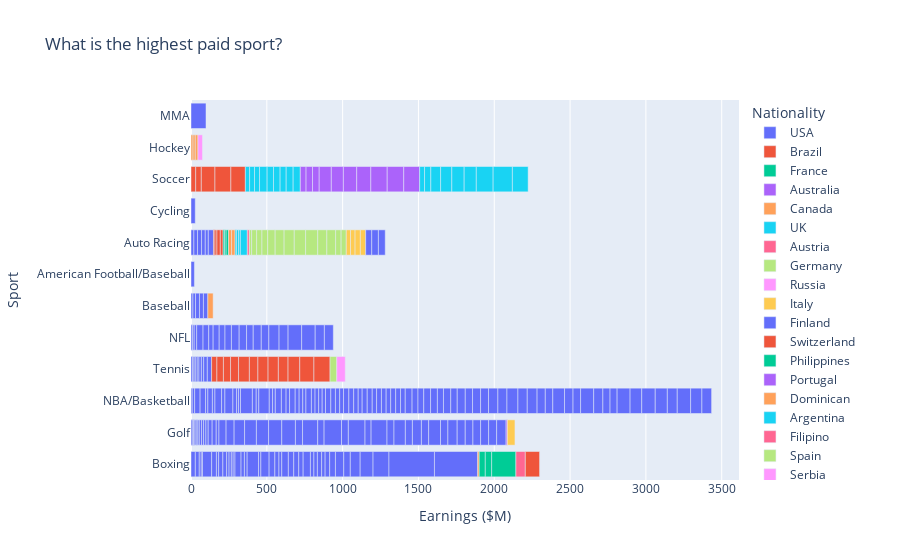

Notebook source saved alongside this figure:
### Markdown cell above
- Highest paid sport

### Code cell
fig = px.bar(df, y='Sport', x='Earnings ($M)', hover_name='Nationality', 
    color='Nationality', title='What is the highest paid sport?')
fig.show()
# NBA/Basketball accumulated the most earnings for the whole period, followed by boxing and soccer

### Figure 1 — Plotly figure (JSON) as saved in the notebook; plotly's stock layout.template omitted (floating-point values rounded to 4 significant figures; data arrays with more than 128 entries replaced by an {"elided": "..."} marker saying what was removed)
{"data": [{"alignmentgroup": "True", "hovertemplate": "<b>%{hovertext}</b><br><br>Nationality=USA<br>Earnings ($M)=%{x}<br>Sport=%{y}<extra></extra>", "hovertext": {"elided": "206 str values"}, "legendgroup": "USA", "marker": {"color": "#636efa", "pattern": {"shape": ""}}, "name": "USA", "offsetgroup": "USA", "orientation": "h", "showlegend": true, "textposition": "auto", "type": "bar", "x": {"elided": "206 float values"}, "xaxis": "x", "y": {"elided": "206 str values"}, "yaxis": "y"}, {"alignmentgroup": "True", "hovertemplate": "<b>%{hovertext}</b><br><br>Nationality=Brazil<br>Earnings ($M)=%{x}<br>Sport=%{y}<extra></extra>", "hovertext": ["Brazil", "Brazil", "Brazil", "Brazil", "Brazil", "Brazil", "Brazil", "Brazil", "Brazil"], "legendgroup": "Brazil", "marker": {"color": "#EF553B", "pattern": {"shape": ""}}, "name": "Brazil", "offsetgroup": "Brazil", "orientation": "h", "showlegend": true, "textposition": "auto", "type": "bar", "x": [10, 13, 22, 18.5, 31, 37, 90, 105, 95.5], "xaxis": "x", "y": ["Auto Racing", "Auto Racing", "Auto Racing", "Auto Racing", "Soccer", "Soccer", "Soccer", "Soccer", "Soccer"], "yaxis": "y"}, {"alignmentgroup": "True", "hovertemplate": "<b>%{hovertext}</b><br><br>Nationality=France<br>Earnings ($M)=%{x}<br>Sport=%{y}<extra></extra>", "hovertext": ["France", "France", "France"], "legendgroup": "France", "marker": {"color": "#00cc96", "pattern": {"shape": ""}}, "name": "France", "offsetgroup": "France", "orientation": "h", "showlegend": true, "textposition": "auto", "type": "bar", "x": [9, 11, 16], "xaxis": "x", "y": ["Auto Racing", "Auto Racing", "Auto Racing"], "yaxis": "y"}, {"alignmentgroup": "True", "hovertemplate": "<b>%{hovertext}</b><br><br>Nationality=Australia<br>Earnings ($M)=%{x}<br>Sport=%{y}<extra></extra>", "hovertext": ["Australia"], "legendgroup": "Australia", "marker": {"color": "#ab63fa", "pattern": {"shape": ""}}, "name": "Australia", "offsetgroup": "Australia", "orientation": "h", "showlegend": true, "textposition": "auto", "type": "bar", "x": [8.5], "xaxis": "x", "y": ["Golf"], "yaxis": "y"}, {"alignmentgroup": "True", "hovertemplate": "<b>%{hovertext}</b><br><br>Nationality=Canada<br>Earnings ($M)=%{x}<br>Sport=%{y}<extra></extra>", "hovertext": ["Canada", "Canada", "Canada", "Canada", "Canada", "Canada"], "legendgroup": "Canada", "marker": {"color": "#FFA15A", "pattern": {"shape": ""}}, "name": "Canada", "offsetgroup": "Canada", "orientation": "h", "showlegend": true, "textposition": "auto", "type": "bar", "x": [10.2, 13.5, 14.5, 17.9, 20, 23], "xaxis": "x", "y": ["Boxing", "Hockey", "Hockey", "Hockey", "Auto Racing", "Auto Racing"], "yaxis": "y"}, {"alignmentgroup": "True", "hovertemplate": "<b>%{hovertext}</b><br><br>Nationality=UK<br>Earnings ($M)=%{x}<br>Sport=%{y}<extra></extra>", "hovertext": ["UK", "UK", "UK", "UK", "UK", "UK", "UK", "UK", "UK", "UK", "UK", "UK", "UK"], "legendgroup": "UK", "marker": {"color": "#19d3f3", "pattern": {"shape": ""}}, "name": "UK", "offsetgroup": "UK", "orientation": "h", "showlegend": true, "textposition": "auto", "type": "bar", "x": [9, 14.5, 11.3, 28, 32.5, 33, 50, 42, 43.7, 40, 46, 47.2, 46], "xaxis": "x", "y": ["Auto Racing", "Auto Racing", "Auto Racing", "Soccer", "Soccer", "Soccer", "Soccer", "Soccer", "Soccer", "Soccer", "Soccer", "Soccer", "Auto Racing"], "yaxis": "y"}, {"alignmentgroup": "True", "hovertemplate": "<b>%{hovertext}</b><br><br>Nationality=Austria<br>Earnings ($M)=%{x}<br>Sport=%{y}<extra></extra>", "hovertext": ["Austria"], "legendgroup": "Austria", "marker": {"color": "#FF6692", "pattern": {"shape": ""}}, "name": "Austria", "offsetgroup": "Austria", "orientation": "h", "showlegend": true, "textposition": "auto", "type": "bar", "x": [13.5], "xaxis": "x", "y": ["Auto Racing"], "yaxis": "y"}, {"alignmentgroup": "True", "hovertemplate": "<b>%{hovertext}</b><br><br>Nationality=Germany<br>Earnings ($M)=%{x}<br>Sport=%{y}<extra></extra>", "hovertext": ["Germany", "Germany", "Germany", "Germany", "Germany", "Germany", "Germany", "Germany", "Germany", "Germany", "Germany", "Germany", "Germany"], "legendgroup": "Germany", "marker": {"color": "#B6E880", "pattern": {"shape": ""}}, "name": "Germany", "offsetgroup": "Germany", "orientation": "h", "showlegend": true, "textposition": "auto", "type": "bar", "x": [15, 33, 35, 38, 49, 59, 67, 75, 80, 60, 58, 36, 34], "xaxis": "x", "y": ["Auto Racing", "Auto Racing", "Auto Racing", "Auto Racing", "Auto Racing", "Auto Racing", "Auto Racing", "Auto Racing", "Auto Racing", "Auto Racing", "Auto Racing", "Auto Racing", "Auto Racing"], "yaxis": "y"}, {"alignmentgroup": "True", "hovertemplate": "<b>%{hovertext}</b><br><br>Nationality=Russia<br>Earnings ($M)=%{x}<br>Sport=%{y}<extra></extra>", "hovertext": ["Russia"], "legendgroup": "Russia", "marker": {"color": "#FF97FF", "pattern": {"shape": ""}}, "name": "Russia", "offsetgroup": "Russia", "orientation": "h", "showlegend": true, "textposition": "auto", "type": "bar", "x": [29.8], "xaxis": "x", "y": ["Hockey"], "yaxis": "y"}, {"alignmentgroup": "True", "hovertemplate": "<b>%{hovertext}</b><br><br>Nationality=Italy<br>Earnings ($M)=%{x}<br>Sport=%{y}<extra></extra>", "hovertext": ["Italy", "Italy", "Italy", "Italy"], "legendgroup": "Italy", "marker": {"color": "#FECB52", "pattern": {"shape": ""}}, "name": "Italy", "offsetgroup": "Italy", "orientation": "h", "showlegend": true, "textposition": "auto", "type": "bar", "x": [28, 30, 35, 35], "xaxis": "x", "y": ["Auto Racing", "Auto Racing", "Auto Racing", "Auto Racing"], "yaxis": "y"}, {"alignmentgroup": "True", "hovertemplate": "<b>%{hovertext}</b><br><br>Nationality=Finland<br>Earnings ($M)=%{x}<br>Sport=%{y}<extra></extra>", "hovertext": ["Finland", "Finland", "Finland"], "legendgroup": "Finland", "marker": {"color": "#636efa", "pattern": {"shape": ""}}, "name": "Finland", "offsetgroup": "Finland", "orientation": "h", "showlegend": true, "textposition": "auto", "type": "bar", "x": [40, 44, 45], "xaxis": "x", "y": ["Auto Racing", "Auto Racing", "Auto Racing"], "yaxis": "y"}, {"alignmentgroup": "True", "hovertemplate": "<b>%{hovertext}</b><br><br>Nationality=Switzerland<br>Earnings ($M)=%{x}<br>Sport=%{y}<extra></extra>", "hovertext": ["Switzerland", "Switzerland", "Switzerland", "Switzerland", "Switzerland", "Switzerland", "Switzerland", "Switzerland", "Switzerland", "Switzerland", "Switzerland", "Switzerland"], "legendgroup": "Switzerland", "marker": {"color": "#EF553B", "pattern": {"shape": ""}}, "name": "Switzerland", "offsetgroup": "Switzerland", "orientation": "h", "showlegend": true, "textposition": "auto", "type": "bar", "x": [35, 43, 47, 52.7, 71.5, 56.2, 67, 67.8, 64, 77.2, 93.4, 106.3], "xaxis": "x", "y": ["Tennis", "Tennis", "Tennis", "Tennis", "Tennis", "Tennis", "Tennis", "Tennis", "Tennis", "Tennis", "Tennis", "Tennis"], "yaxis": "y"}, {"alignmentgroup": "True", "hovertemplate": "<b>%{hovertext}</b><br><br>Nationality=Philippines<br>Earnings ($M)=%{x}<br>Sport=%{y}<extra></extra>", "hovertext": ["Philippines", "Philippines", "Philippines"], "legendgroup": "Philippines", "marker": {"color": "#00cc96", "pattern": {"shape": ""}}, "name": "Philippines", "offsetgroup": "Philippines", "orientation": "h", "showlegend": true, "textposition": "auto", "type": "bar", "x": [40, 42, 160], "xaxis": "x", "y": ["Boxing", "Boxing", "Boxing"], "yaxis": "y"}, {"alignmentgroup": "True", "hovertemplate": "<b>%{hovertext}</b><br><br>Nationality=Portugal<br>Earnings ($M)=%{x}<br>Sport=%{y}<extra></extra>", "hovertext": ["Portugal", "Portugal", "Portugal", "Portugal", "Portugal", "Portugal", "Portugal", "Portugal", "Portugal", "Portugal"], "legendgroup": "Portugal", "marker": {"color": "#ab63fa", "pattern": {"shape": ""}}, "name": "Portugal", "offsetgroup": "Portugal", "orientation": "h", "showlegend": true, "textposition": "auto", "type": "bar", "x": [38, 42.5, 44, 80, 79.6, 88, 93, 108, 109, 105], "xaxis": "x", "y": ["Soccer", "Soccer", "Soccer", "Soccer", "Soccer", "Soccer", "Soccer", "Soccer", "Soccer", "Soccer"], "yaxis": "y"}, {"alignmentgroup": "True", "hovertemplate": "<b>%{hovertext}</b><br><br>Nationality=Dominican<br>Earnings ($M)=%{x}<br>Sport=%{y}<extra></extra>", "hovertext": ["Dominican"], "legendgroup": "Dominican", "marker": {"color": "#FFA15A", "pattern": {"shape": ""}}, "name": "Dominican", "offsetgroup": "Dominican", "orientation": "h", "showlegend": true, "textposition": "auto", "type": "bar", "x": [35], "xaxis": "x", "y": ["Baseball"], "yaxis": "y"}, {"alignmentgroup": "True", "hovertemplate": "<b>%{hovertext}</b><br><br>Nationality=Argentina<br>Earnings ($M)=%{x}<br>Sport=%{y}<extra></extra>", "hovertext": ["Argentina", "Argentina", "Argentina", "Argentina", "Argentina", "Argentina", "Argentina", "Argentina", "Argentina"], "legendgroup": "Argentina", "marker": {"color": "#19d3f3", "pattern": {"shape": ""}}, "name": "Argentina", "offsetgroup": "Argentina", "orientation": "h", "showlegend": true, "textposition": "auto", "type": "bar", "x": [32.3, 41.3, 64.7, 73.8, 81.4, 80, 111, 127, 104], "xaxis": "x", "y": ["Soccer", "Soccer", "Soccer", "Soccer", "Soccer", "Soccer", "Soccer", "Soccer", "Soccer"], "yaxis": "y"}, {"alignmentgroup": "True", "hovertemplate": "<b>%{hovertext}</b><br><br>Nationality=Filipino<br>Earnings ($M)=%{x}<br>Sport=%{y}<extra></extra>", "hovertext": ["Filipino"], "legendgroup": "Filipino", "marker": {"color": "#FF6692", "pattern": {"shape": ""}}, "name": "Filipino", "offsetgroup": "Filipino", "orientation": "h", "showlegend": true, "textposition": "auto", "type": "bar", "x": [62], "xaxis": "x", "y": ["Boxing"], "yaxis": "y"}, {"alignmentgroup": "True", "hovertemplate": "<b>%{hovertext}</b><br><br>Nationality=Spain<br>Earnings ($M)=%{x}<br>Sport=%{y}<extra></extra>", "hovertext": ["Spain"], "legendgroup": "Spain", "marker": {"color": "#B6E880", "pattern": {"shape": ""}}, "name": "Spain", "offsetgroup": "Spain", "orientation": "h", "showlegend": true, "textposition": "auto", "type": "bar", "x": [44.5], "xaxis": "x", "y": ["Tennis"], "yaxis": "y"}, {"alignmentgroup": "True", "hovertemplate": "<b>%{hovertext}</b><br><br>Nationality=Serbia<br>Earnings ($M)=%{x}<br>Sport=%{y}<extra></extra>", "hovertext": ["Serbia"], "legendgroup": "Serbia", "marker": {"color": "#FF97FF", "pattern": {"shape": ""}}, "name": "Serbia", "offsetgroup": "Serbia", "orientation": "h", "showlegend": true, "textposition": "auto", "type": "bar", "x": [55.8], "xaxis": "x", "y": ["Tennis"], "yaxis": "y"}, {"alignmentgroup": "True", "hovertemplate": "<b>%{hovertext}</b><br><br>Nationality=Northern Ireland<br>Earnings ($M)=%{x}<br>Sport=%{y}<extra></extra>", "hovertext": ["Northern Ireland"], "legendgroup": "Northern Ireland", "marker": {"color": "#FECB52", "pattern": {"shape": ""}}, "name": "Northern Ireland", "offsetgroup": "Northern Ireland", "orientation": "h", "showlegend": true, "textposition": "auto", "type": "bar", "x": [50], "xaxis": "x", "y": ["Golf"], "yaxis": "y"}, {"alignmentgroup": "True", "hovertemplate": "<b>%{hovertext}</b><br><br>Nationality=Ireland<br>Earnings ($M)=%{x}<br>Sport=%{y}<extra></extra>", "hovertext": ["Ireland"], "legendgroup": "Ireland", "marker": {"color": "#636efa", "pattern": {"shape": ""}}, "name": "Ireland", "offsetgroup": "Ireland", "orientation": "h", "showlegend": true, "textposition": "auto", "type": "bar", "x": [99], "xaxis": "x", "y": ["MMA"], "yaxis": "y"}, {"alignmentgroup": "True", "hovertemplate": "<b>%{hovertext}</b><br><br>Nationality=Mexico<br>Earnings ($M)=%{x}<br>Sport=%{y}<extra></extra>", "hovertext": ["Mexico"], "legendgroup": "Mexico", "marker": {"color": "#EF553B", "pattern": {"shape": ""}}, "name": "Mexico", "offsetgroup": "Mexico", "orientation": "h", "showlegend": true, "textposition": "auto", "type": "bar", "x": [94], "xaxis": "x", "y": ["Boxing"], "yaxis": "y"}], "layout": {"barmode": "relative", "legend": {"title": {"text": "Nationality"}, "tracegroupgap": 0}, "title": {"text": "What is the highest paid sport?"}, "xaxis": {"anchor": "y", "domain": [0, 1], "title": {"text": "Earnings ($M)"}}, "yaxis": {"anchor": "x", "domain": [0, 1], "title": {"text": "Sport"}}}}
